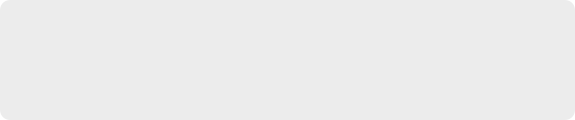
<?xml version="1.0" encoding="UTF-8"?>
<ui version="4.0">
 <class>FileListDialog</class>
 <widget class="QDialog" name="FileListDialog">
  <property name="geometry">
   <rect>
    <x>0</x>
    <y>0</y>
    <width>575</width>
    <height>120</height>
   </rect>
  </property>
  <property name="windowTitle">
   <string>Dialog</string>
  </property>
  <property name="styleSheet">
   <string notr="true">background-color: rgb(255, 255, 255);
border-radius: 10px;</string>
  </property>
  <layout class="QHBoxLayout" name="horizontalLayout">
   <property name="leftMargin">
    <number>0</number>
   </property>
   <property name="topMargin">
    <number>0</number>
   </property>
   <property name="rightMargin">
    <number>0</number>
   </property>
   <property name="bottomMargin">
    <number>0</number>
   </property>
   <item>
    <widget class="QTableWidget" name="tableWidget">
     <property name="styleSheet">
      <string notr="true">border-radius: 10px;
background-color: rgb(236, 236, 236);</string>
     </property>
     <property name="verticalScrollBarPolicy">
      <enum>Qt::ScrollBarPolicy::ScrollBarAlwaysOff</enum>
     </property>
     <attribute name="horizontalHeaderVisible">
      <bool>false</bool>
     </attribute>
     <attribute name="verticalHeaderVisible">
      <bool>false</bool>
     </attribute>
    </widget>
   </item>
  </layout>
 </widget>
 <resources/>
 <connections/>
</ui>
